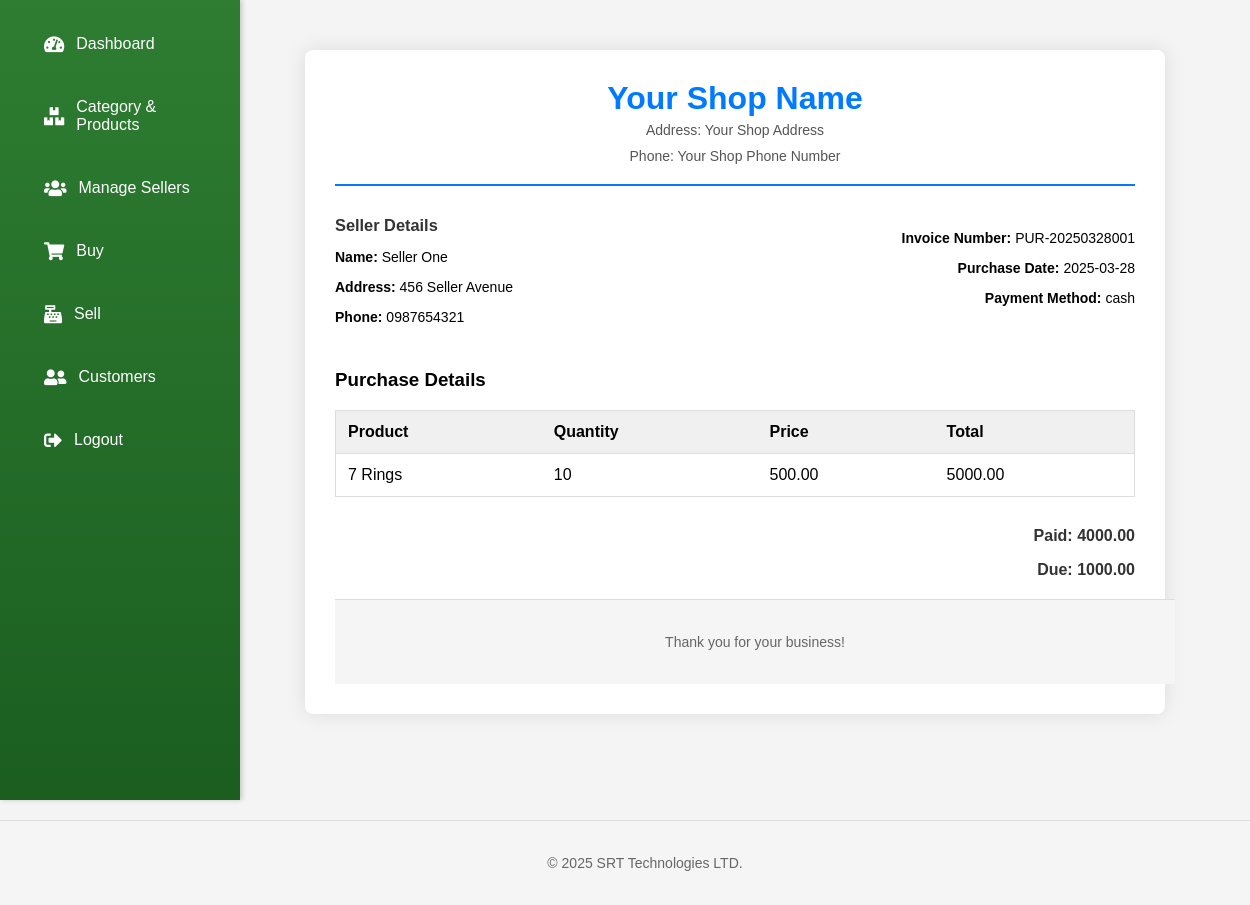
/pages/invoice.php?invoice_number=PUR-20250328001 (signed in), run on the app's committed database.
### tables this page shows
CREATE TABLE purchases (
    id INT AUTO_INCREMENT PRIMARY KEY,
    seller_id INT,
    product_id INT,
    quantity INT NOT NULL CHECK (quantity > 0),  
    price DECIMAL(10, 2) NOT NULL CHECK (price >= 0),
    total DECIMAL(10, 2) NOT NULL CHECK (total >= 0),
    paid DECIMAL(10, 2) NOT NULL CHECK (paid >= 0),
    due DECIMAL(10, 2) NOT NULL CHECK (due >= 0),
    purchase_date DATE NOT NULL,
    payment_method VARCHAR(50) NOT NULL,
    invoice_number VARCHAR(20) NOT NULL UNIQUE,
    created_at TIMESTAMP DEFAULT CURRENT_TIMESTAMP,
    FOREIGN KEY (seller_id) REFERENCES sellers(id) ON DELETE SET NULL,
    FOREIGN KEY (product_id) REFERENCES products(id) ON DELETE SET NULL,
    INDEX idx_invoice_number (invoice_number)  
);

CREATE TABLE sellers (
    id INT AUTO_INCREMENT PRIMARY KEY,
    name VARCHAR(255) NOT NULL,
    phone VARCHAR(20),
    address TEXT,
    created_at TIMESTAMP DEFAULT CURRENT_TIMESTAMP
);

CREATE TABLE products (
    id INT AUTO_INCREMENT PRIMARY KEY,
    category_id INT,
    name VARCHAR(255) NOT NULL,
    price DECIMAL(10, 2) NOT NULL,
    quantity INT NOT NULL CHECK (quantity >= 0),  
    unit VARCHAR(50),
    created_at TIMESTAMP DEFAULT CURRENT_TIMESTAMP,
    FOREIGN KEY (category_id) REFERENCES categories(id) ON DELETE SET NULL
);

### core/functions.php (called while the page is built, shortened)
<?php
function sanitizeInput($data) {
    global $conn;
    return mysqli_real_escape_string($conn, trim($data));
}
?>

### pages/invoice.php (the view, shortened to what this page needs)
<?php
include '../config/database.php';
include '../core/functions.php';
include '../includes/header.php';
include '../includes/sidebar.php';
if (isset($_GET['invoice_number'])) {
    $invoice_number = sanitizeInput($_GET['invoice_number']);
    $sql = "SELECT purchases.*,
                   sellers.name as seller_name,
                   sellers.address as seller_address,
                   sellers.phone as seller_phone,
                   products.name as product_name
            FROM purchases
            LEFT JOIN sellers ON purchases.seller_id = sellers.id
            LEFT JOIN products ON purchases.product_id = products.id
            WHERE purchases.invoice_number = '$invoice_number'";
    $result = $conn->query($sql);
    if ($result->num_rows > 0) {
        $purchase = $result->fetch_assoc();
        ?>
        <!DOCTYPE html>
        <html>
        <head>
        </head>
        <body>
            <div class="invoice-container">
                <div class="header">
                    <h1>Your Shop Name</h1>
                    <p>Address: Your Shop Address</p>
                    <p>Phone: Your Shop Phone Number</p>
                </div>
                <div class="details">
                    <div class="seller-info">
                        <h3>Seller Details</h3>
                        <p><strong>Name:</strong> <?php echo $purchase['seller_name']; ?></p>
                        <p><strong>Address:</strong> <?php echo $purchase['seller_address']; ?></p>
                        <p><strong>Phone:</strong> <?php echo $purchase['seller_phone']; ?></p>
                    </div>
                    <div class="purchase-info">
                        <p><strong>Invoice Number:</strong> <?php echo $purchase['invoice_number']; ?></p>
                        <p><strong>Purchase Date:</strong> <?php echo $purchase['purchase_date']; ?></p>
                        <p><strong>Payment Method:</strong> <?php echo $purchase['payment_method']; ?></p>
                    </div>
                </div>
                <h3>Purchase Details</h3>
                <table>
                    <thead>
                        <tr>
                            <th>Product</th>
                            <th>Quantity</th>
                            <th>Price</th>
                            <th>Total</th>
                        </tr>
                    </thead>
                    <tbody>
                        <tr>
                            <td><?php echo $purchase['product_name']; ?></td>
                            <td><?php echo $purchase['quantity']; ?></td>
                            <td><?php echo $purchase['price']; ?></td>
                            <td><?php echo $purchase['total']; ?></td>
                        </tr>
                    </tbody>
                </table>
                <div class="total">
                    <p><strong>Paid:</strong> <?php echo $purchase['paid']; ?></p>
                    <p><strong>Due:</strong> <?php echo $purchase['due']; ?></p>
                </div>
                 <div class="footer">
                    <p>Thank you for your business!</p>
                </div>
            </div>
        </body>
        </html>
        <?php
    } else {
        echo "Invoice not found.";
    }
} else {
    echo "Invoice number not provided.";
}
include '../includes/footer.php';
?>

### assets/css/style.css (style rules this page uses)
body { font-family: Arial, sans-serif; margin: 0; padding: 0; background-color: #f4f4f4; }
table { width: 100%; border-collapse: collapse; margin-bottom: 20px; }
th, td { padding: 8px; border-bottom: 1px solid #ddd; }
th { background-color: #f0f0f0; }

### pages/invoice.php (style rules this page uses)
body { font-family: Arial, sans-serif; margin: 0; padding: 0; background-color: #f4f4f4; }
.invoice-container { max-width: 800px; margin: 30px auto; padding: 30px; background-color: #fff; border-radius: 8px; box-shadow: 0 0 20px rgba(0, 0, 0, 0.1); }
.header { text-align: center; margin-bottom: 30px; border-bottom: 2px solid #007bff; padding-bottom: 10px; }
.header h1 { margin: 0 0 5px 0; color: #007bff; }
.header p { margin: 0 0 10px 0; font-size: 14px; color: #555; }
.details { margin-bottom: 30px; display: flex; justify-content: space-between; font-size: 14px; }
.details .seller-info { width: 45%; }
.details .purchase-info { width: 45%; text-align: right; }
.details h3 { margin: 0 0 10px 0; color: #333; }
table { width: 100%; border-collapse: collapse; margin-bottom: 30px; border: 1px solid #ddd; }
th, td { padding: 12px; text-align: left; border-bottom: 1px solid #ddd; }
th { background-color: #f0f0f0; font-weight: bold; }
.total { text-align: right; margin-top: 20px; font-size: 16px; font-weight: bold; color: #333; }
.footer { text-align: center; margin-top: 30px; padding-top: 10px; border-top: 1px solid #ddd; font-size: 12px; color: #888; }

### includes/footer.php (style rules this page uses)
.footer { width: 100%; text-align: center; padding: 20px; background-color: #f5f5f5; border-top: 1px solid #ddd; position: relative; bottom: 0; left: 0; font-size: 14px; color: #666; margin-top: 20px; }

### data on the page
purchases: seller.name "Seller One", seller.address "456 Seller Avenue", seller.phone "0987654321", invoice_number "PUR-20250328001", purchase_date "2025-03-28", payment_method "cash", product.name "7 Rings", quantity "10", price "500.00", total "5000.00", paid "4000.00", due "1000.00"
